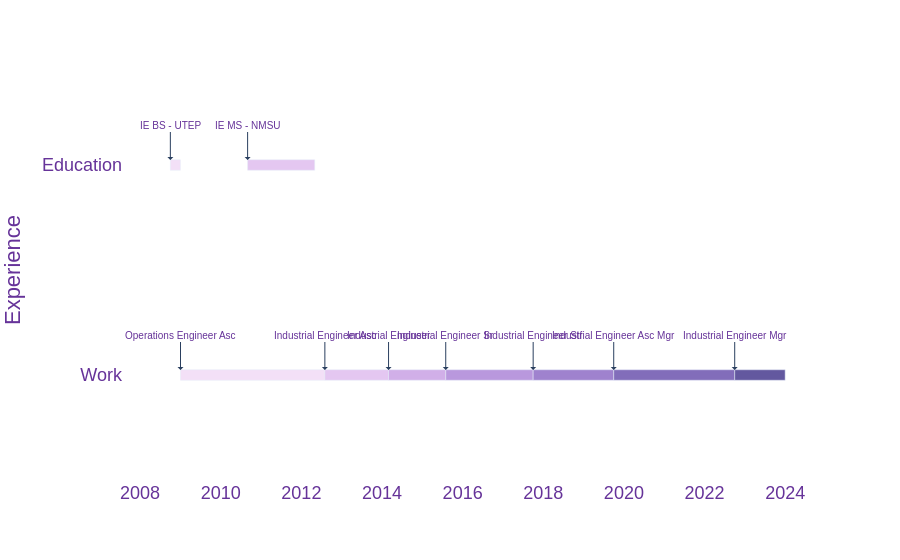

Write notebook code for a chart like this one.
### Code cell
import plotly.express as px
import pandas as pd

# Create a sample DataFrame with task information
df = pd.DataFrame([
    dict(Task="Operations Engineer Asc", Start='2009-01-01', Finish='2012-08-01', Experience="Work"),
    dict(Task="Industrial Engineer Asc", Start='2012-08-01', Finish='2014-03-01', Experience="Work"),
    dict(Task="Industrial Engineer", Start='2014-03-01', Finish='2015-08-01', Experience="Work"),
    dict(Task="Industrial Engineer Sr", Start='2015-08-01', Finish='2017-10-01', Experience="Work"),
    dict(Task="Industrial Engineer Stf", Start='2017-10-01', Finish='2019-10-01', Experience="Work"),
    dict(Task="Industrial Engineer Asc Mgr", Start='2019-10-01', Finish='2022-10-01', Experience="Work"),
    dict(Task="Industrial Engineer Mgr", Start='2022-10-01', Finish='2024-01-01', Experience="Work"),
    dict(Task="IE BS - UTEP", Start='2008-10-01', Finish='2008-12-31', Experience="Education"),
    dict(Task="IE MS - NMSU", Start='2010-09-01', Finish='2012-05-01', Experience="Education")
])

# Create the timeline chart
fig = px.timeline(df, x_start="Start", x_end="Finish", y="Experience", color="Task", color_discrete_sequence=px.colors.sequential.Purp)
# fig.update_yaxes(autorange="reversed")  # Display tasks from top to bottom
fig.update_layout(showlegend=False, # Hide the legend
                  plot_bgcolor="white",
                  font=dict(family="Arial", size=18, color="RebeccaPurple"),     
                  )  # Hide the legend
fig.update_traces(width=0.05)

# Add annotations (labels) for each task using arrows
for index, row in df.iterrows():
    fig.add_annotation(
        x=row['Start'],
        y=row['Experience'],
        text=row['Task'],
        showarrow=True,
        arrowhead=1,
        ax=0,
        standoff=5,
        font=dict(family="Arial", size=10, color="RebeccaPurple"),
        ay=-40 # Adjust the arrow position

    )

fig.show()

### Figure 1 — Plotly figure (JSON) as saved in the notebook; plotly's stock layout.template omitted (floating-point values rounded to 4 significant figures)
{"data": [{"alignmentgroup": "True", "base": ["2009-01-01"], "hovertemplate": "Task=Operations Engineer Asc<br>Start=%{base}<br>Finish=%{x}<br>Experience=%{y}<extra></extra>", "legendgroup": "Operations Engineer Asc", "marker": {"color": "rgb(243, 224, 247)", "pattern": {"shape": ""}}, "name": "Operations Engineer Asc", "offsetgroup": "Operations Engineer Asc", "orientation": "h", "showlegend": true, "textposition": "auto", "type": "bar", "width": 0.05, "x": [113011200000], "xaxis": "x", "y": ["Work"], "yaxis": "y"}, {"alignmentgroup": "True", "base": ["2012-08-01"], "hovertemplate": "Task=Industrial Engineer Asc<br>Start=%{base}<br>Finish=%{x}<br>Experience=%{y}<extra></extra>", "legendgroup": "Industrial Engineer Asc", "marker": {"color": "rgb(228, 199, 241)", "pattern": {"shape": ""}}, "name": "Industrial Engineer Asc", "offsetgroup": "Industrial Engineer Asc", "orientation": "h", "showlegend": true, "textposition": "auto", "type": "bar", "width": 0.05, "x": [49852800000], "xaxis": "x", "y": ["Work"], "yaxis": "y"}, {"alignmentgroup": "True", "base": ["2014-03-01"], "hovertemplate": "Task=Industrial Engineer<br>Start=%{base}<br>Finish=%{x}<br>Experience=%{y}<extra></extra>", "legendgroup": "Industrial Engineer", "marker": {"color": "rgb(209, 175, 232)", "pattern": {"shape": ""}}, "name": "Industrial Engineer", "offsetgroup": "Industrial Engineer", "orientation": "h", "showlegend": true, "textposition": "auto", "type": "bar", "width": 0.05, "x": [44755200000], "xaxis": "x", "y": ["Work"], "yaxis": "y"}, {"alignmentgroup": "True", "base": ["2015-08-01"], "hovertemplate": "Task=Industrial Engineer Sr<br>Start=%{base}<br>Finish=%{x}<br>Experience=%{y}<extra></extra>", "legendgroup": "Industrial Engineer Sr", "marker": {"color": "rgb(185, 152, 221)", "pattern": {"shape": ""}}, "name": "Industrial Engineer Sr", "offsetgroup": "Industrial Engineer Sr", "orientation": "h", "showlegend": true, "textposition": "auto", "type": "bar", "width": 0.05, "x": [68428800000], "xaxis": "x", "y": ["Work"], "yaxis": "y"}, {"alignmentgroup": "True", "base": ["2017-10-01"], "hovertemplate": "Task=Industrial Engineer Stf<br>Start=%{base}<br>Finish=%{x}<br>Experience=%{y}<extra></extra>", "legendgroup": "Industrial Engineer Stf", "marker": {"color": "rgb(159, 130, 206)", "pattern": {"shape": ""}}, "name": "Industrial Engineer Stf", "offsetgroup": "Industrial Engineer Stf", "orientation": "h", "showlegend": true, "textposition": "auto", "type": "bar", "width": 0.05, "x": [63072000000], "xaxis": "x", "y": ["Work"], "yaxis": "y"}, {"alignmentgroup": "True", "base": ["2019-10-01"], "hovertemplate": "Task=Industrial Engineer Asc Mgr<br>Start=%{base}<br>Finish=%{x}<br>Experience=%{y}<extra></extra>", "legendgroup": "Industrial Engineer Asc Mgr", "marker": {"color": "rgb(130, 109, 186)", "pattern": {"shape": ""}}, "name": "Industrial Engineer Asc Mgr", "offsetgroup": "Industrial Engineer Asc Mgr", "orientation": "h", "showlegend": true, "textposition": "auto", "type": "bar", "width": 0.05, "x": [94694400000], "xaxis": "x", "y": ["Work"], "yaxis": "y"}, {"alignmentgroup": "True", "base": ["2022-10-01"], "hovertemplate": "Task=Industrial Engineer Mgr<br>Start=%{base}<br>Finish=%{x}<br>Experience=%{y}<extra></extra>", "legendgroup": "Industrial Engineer Mgr", "marker": {"color": "rgb(99, 88, 159)", "pattern": {"shape": ""}}, "name": "Industrial Engineer Mgr", "offsetgroup": "Industrial Engineer Mgr", "orientation": "h", "showlegend": true, "textposition": "auto", "type": "bar", "width": 0.05, "x": [39484800000], "xaxis": "x", "y": ["Work"], "yaxis": "y"}, {"alignmentgroup": "True", "base": ["2008-10-01"], "hovertemplate": "Task=IE BS - UTEP<br>Start=%{base}<br>Finish=%{x}<br>Experience=%{y}<extra></extra>", "legendgroup": "IE BS - UTEP", "marker": {"color": "rgb(243, 224, 247)", "pattern": {"shape": ""}}, "name": "IE BS - UTEP", "offsetgroup": "IE BS - UTEP", "orientation": "h", "showlegend": true, "textposition": "auto", "type": "bar", "width": 0.05, "x": [7862400000], "xaxis": "x", "y": ["Education"], "yaxis": "y"}, {"alignmentgroup": "True", "base": ["2010-09-01"], "hovertemplate": "Task=IE MS - NMSU<br>Start=%{base}<br>Finish=%{x}<br>Experience=%{y}<extra></extra>", "legendgroup": "IE MS - NMSU", "marker": {"color": "rgb(228, 199, 241)", "pattern": {"shape": ""}}, "name": "IE MS - NMSU", "offsetgroup": "IE MS - NMSU", "orientation": "h", "showlegend": true, "textposition": "auto", "type": "bar", "width": 0.05, "x": [52531200000], "xaxis": "x", "y": ["Education"], "yaxis": "y"}], "layout": {"annotations": [{"arrowhead": 1, "ax": 0, "ay": -40, "font": {"color": "RebeccaPurple", "family": "Arial", "size": 10}, "showarrow": true, "standoff": 5, "text": "Operations Engineer Asc", "x": "2009-01-01", "y": "Work"}, {"arrowhead": 1, "ax": 0, "ay": -40, "font": {"color": "RebeccaPurple", "family": "Arial", "size": 10}, "showarrow": true, "standoff": 5, "text": "Industrial Engineer Asc", "x": "2012-08-01", "y": "Work"}, {"arrowhead": 1, "ax": 0, "ay": -40, "font": {"color": "RebeccaPurple", "family": "Arial", "size": 10}, "showarrow": true, "standoff": 5, "text": "Industrial Engineer", "x": "2014-03-01", "y": "Work"}, {"arrowhead": 1, "ax": 0, "ay": -40, "font": {"color": "RebeccaPurple", "family": "Arial", "size": 10}, "showarrow": true, "standoff": 5, "text": "Industrial Engineer Sr", "x": "2015-08-01", "y": "Work"}, {"arrowhead": 1, "ax": 0, "ay": -40, "font": {"color": "RebeccaPurple", "family": "Arial", "size": 10}, "showarrow": true, "standoff": 5, "text": "Industrial Engineer Stf", "x": "2017-10-01", "y": "Work"}, {"arrowhead": 1, "ax": 0, "ay": -40, "font": {"color": "RebeccaPurple", "family": "Arial", "size": 10}, "showarrow": true, "standoff": 5, "text": "Industrial Engineer Asc Mgr", "x": "2019-10-01", "y": "Work"}, {"arrowhead": 1, "ax": 0, "ay": -40, "font": {"color": "RebeccaPurple", "family": "Arial", "size": 10}, "showarrow": true, "standoff": 5, "text": "Industrial Engineer Mgr", "x": "2022-10-01", "y": "Work"}, {"arrowhead": 1, "ax": 0, "ay": -40, "font": {"color": "RebeccaPurple", "family": "Arial", "size": 10}, "showarrow": true, "standoff": 5, "text": "IE BS - UTEP", "x": "2008-10-01", "y": "Education"}, {"arrowhead": 1, "ax": 0, "ay": -40, "font": {"color": "RebeccaPurple", "family": "Arial", "size": 10}, "showarrow": true, "standoff": 5, "text": "IE MS - NMSU", "x": "2010-09-01", "y": "Education"}], "barmode": "overlay", "font": {"color": "RebeccaPurple", "family": "Arial", "size": 18}, "legend": {"title": {"text": "Task"}, "tracegroupgap": 0}, "margin": {"t": 60}, "plot_bgcolor": "white", "showlegend": false, "xaxis": {"anchor": "y", "domain": [0, 1], "type": "date"}, "yaxis": {"anchor": "x", "domain": [0, 1], "title": {"text": "Experience"}}}}
